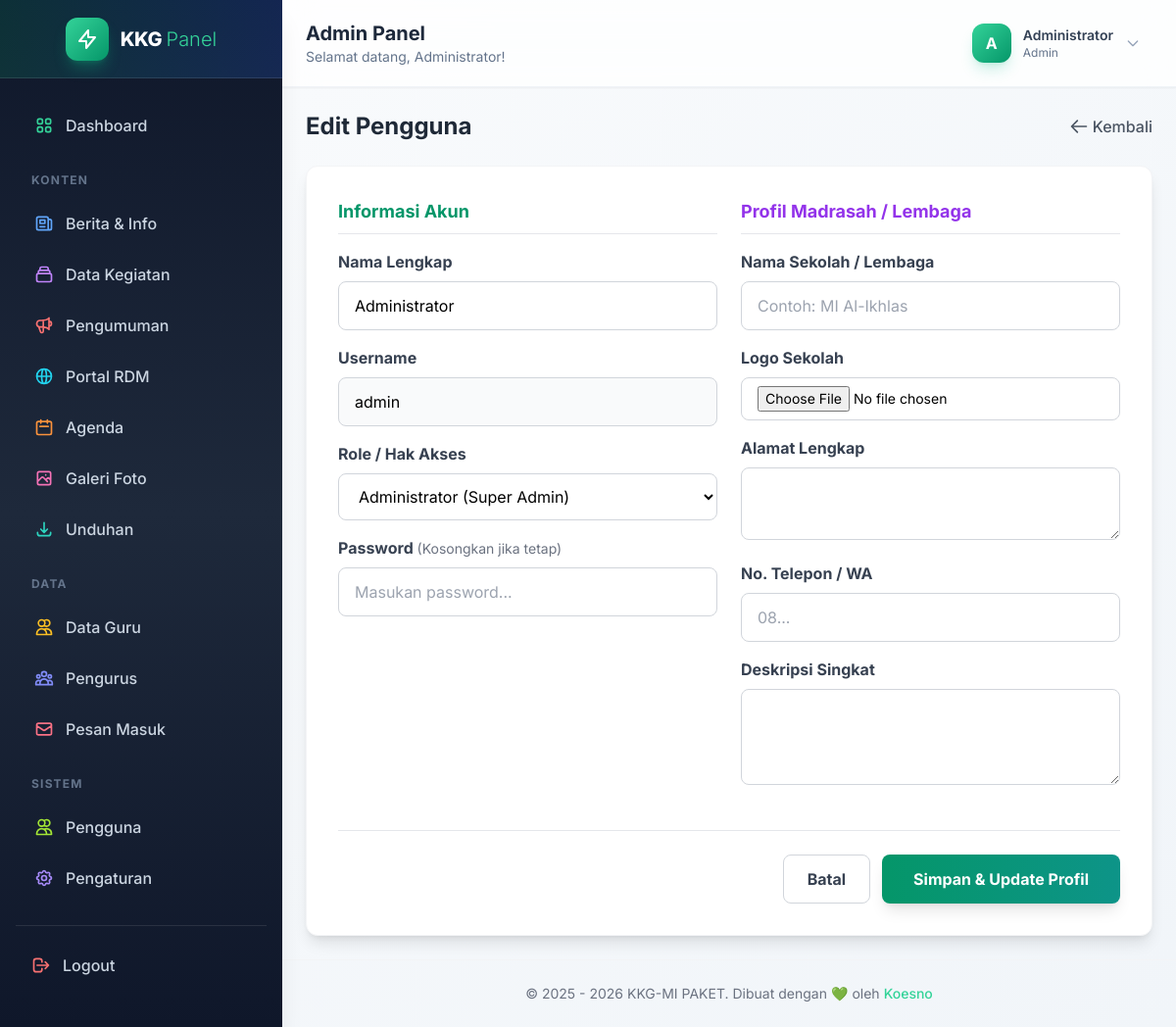
Screenshot of /admin/users_form?id=1 (signed in) with the database file from the repository.
### tables this page shows
CREATE TABLE `users` (
  `id` int NOT NULL,
  `username` varchar(50) NOT NULL,
  `password` varchar(255) NOT NULL,
  `nama_lengkap` varchar(100) NOT NULL,
  `role` enum('admin','editor') DEFAULT 'admin',
  `created_at` timestamp NULL DEFAULT CURRENT_TIMESTAMP
);

### admin/users_form.php (the view, shortened to what this page needs)
<?php include 'includes/header.php'; ?>
<?php
$nama = '';
$username = '';
$role = 'contributor';
$nama_sekolah = '';
$deskripsi_sekolah = '';
$alamat_sekolah = '';
$telepon_sekolah = '';
$action = 'add';
if (isset($_GET['id'])) {
    $action = 'edit';
    $id = mysqli_real_escape_string($koneksi, $_GET['id']);
    $query = mysqli_query($koneksi, "SELECT * FROM users WHERE id='$id'");
    if (mysqli_num_rows($query) > 0) {
        $row = mysqli_fetch_assoc($query);
        $nama = $row['nama_lengkap'];
        $username = $row['username'];
        $role = $row['role'];
        $nama_sekolah = $row['nama_sekolah'];
        $deskripsi_sekolah = $row['deskripsi_sekolah'];
        $alamat_sekolah = $row['alamat_sekolah'];
        $telepon_sekolah = $row['telepon_sekolah'];
    } else {
        echo "<script>window.location='users.php';</script>";
    }
}
?>
<div class="flex flex-col sm:flex-row justify-between items-center mb-6">
    <h3 class="text-2xl font-bold text-gray-800 mb-4 sm:mb-0">
        <?= $action == 'add' ? 'Tambah Pengguna Baru' : 'Edit Pengguna' ?>
    </h3>
    <a href="users" class="text-gray-600 hover:text-emerald-600 font-medium transition flex items-center">
        <svg class="w-5 h-5 mr-1" fill="none" stroke="currentColor" viewBox="0 0 24 24">
            <path stroke-linecap="round" stroke-linejoin="round" stroke-width="2" d="M10 19l-7-7m0 0l7-7m-7 7h18">
            </path>
        </svg>
        Kembali
    </a>
</div>
<div class="bg-white rounded-xl shadow-lg border border-gray-100 p-8 max-w-4xl mx-auto">
    <form method="POST" enctype="multipart/form-data">
        <div class="grid grid-cols-1 md:grid-cols-2 gap-6">
            <div>
                <h4 class="text-lg font-bold text-emerald-600 mb-4 border-b pb-2">Informasi Akun</h4>
                <div class="mb-4">
                    <label class="block text-gray-700 font-bold mb-2">Nama Lengkap</label>
                    <input type="text" name="nama" value="<?= htmlspecialchars($nama) ?>" required
                        class="w-full px-4 py-3 rounded-lg border border-gray-300 focus:outline-none focus:ring-2 focus:ring-emerald-500 transition">
                </div>
                <div class="mb-4">
                    <label class="block text-gray-700 font-bold mb-2">Username</label>
                    <input type="text" name="username" value="<?= htmlspecialchars($username) ?>" required
                        class="w-full px-4 py-3 rounded-lg border border-gray-300 focus:outline-none focus:ring-2 focus:ring-emerald-500 transition bg-gray-50">
                </div>
                <div class="mb-4">
                    <label class="block text-gray-700 font-bold mb-2">Role / Hak Akses</label>
                    <select name="role"
                        class="w-full px-4 py-3 rounded-lg border border-gray-300 focus:outline-none focus:ring-2 focus:ring-emerald-500 transition bg-white">
                        <option value="admin" <?= $role == 'admin' ? 'selected' : '' ?>>Administrator (Super Admin)
                        </option>
                    </select>
                </div>
                <div class="mb-4">
                    <label class="block text-gray-700 font-bold mb-2">Password
                        <?= $action == 'edit' ? '<span class="text-sm font-normal text-gray-500">(Kosongkan jika tetap)</span>' : '' ?></label>
                    <input type="password" name="password" placeholder="Masukan password..." <?= $action == 'add' ? 'required' : '' ?>
                        class="w-full px-4 py-3 rounded-lg border border-gray-300 focus:outline-none focus:ring-2 focus:ring-emerald-500 transition">
                </div>
            </div>
            <div>
                <h4 class="text-lg font-bold text-purple-600 mb-4 border-b pb-2">Profil Madrasah / Lembaga</h4>
                <div class="mb-4">
                    <label class="block text-gray-700 font-bold mb-2">Nama Sekolah / Lembaga</label>
                    <input type="text" name="nama_sekolah" value="<?= htmlspecialchars($nama_sekolah) ?>"
                        placeholder="Contoh: MI Al-Ikhlas"
                        class="w-full px-4 py-3 rounded-lg border border-gray-300 focus:outline-none focus:ring-2 focus:ring-purple-500 transition">
                </div>
                <div class="mb-4">
                    <label class="block text-gray-700 font-bold mb-2">Logo Sekolah</label>
                    <input type="file" name="logo_sekolah" accept="image/*"
                        class="w-full px-4 py-2 rounded-lg border border-gray-300 focus:outline-none focus:ring-2 focus:ring-purple-500 transition text-sm">
                </div>
                <div class="mb-4">
                    <label class="block text-gray-700 font-bold mb-2">Alamat Lengkap</label>
                    <textarea name="alamat_sekolah" rows="2"
                        class="w-full px-4 py-3 rounded-lg border border-gray-300 focus:outline-none focus:ring-2 focus:ring-purple-500 transition"><?= htmlspecialchars($alamat_sekolah) ?></textarea>
                </div>
                <div class="mb-4">
                    <label class="block text-gray-700 font-bold mb-2">No. Telepon / WA</label>
                    <input type="text" name="telepon_sekolah" value="<?= htmlspecialchars($telepon_sekolah) ?>"
                        placeholder="08..."
                        class="w-full px-4 py-3 rounded-lg border border-gray-300 focus:outline-none focus:ring-2 focus:ring-purple-500 transition">
                </div>
                <div class="mb-4">
                    <label class="block text-gray-700 font-bold mb-2">Deskripsi Singkat</label>
                    <textarea name="deskripsi_sekolah" rows="3"
                        class="w-full px-4 py-3 rounded-lg border border-gray-300 focus:outline-none focus:ring-2 focus:ring-purple-500 transition"><?= htmlspecialchars($deskripsi_sekolah) ?></textarea>
                </div>
            </div>
        </div>
        <div class="flex justify-end gap-3 mt-6 border-t pt-6">
            <a href="users"
                class="px-6 py-3 rounded-lg border border-gray-300 text-gray-700 font-bold hover:bg-gray-50 transition">
                Batal
            </a>
            <button type="submit"
                class="px-8 py-3 rounded-lg bg-gradient-to-r from-emerald-600 to-teal-600 text-white font-bold hover:from-emerald-700 hover:to-teal-700 shadow-lg hover:shadow-emerald-500/30 transition transform hover:-translate-y-1">
                Simpan & Update Profil
            </button>
        </div>
    </form>
</div>
<?php include 'includes/footer.php'; ?>

### admin/includes/header.php (style rules this page uses)
body { font-family: 'Inter', sans-serif; }

### rows the page displays
users: nama "Administrator", username "admin", role "Administrator (Super Admin)"

### other values shown
$_SESSION['admin_name'] "Administrator"
substr($_SESSION['admin_name'] ?? 'A', 0, 1) "A"
$_SESSION['admin_role'] "Admin"
